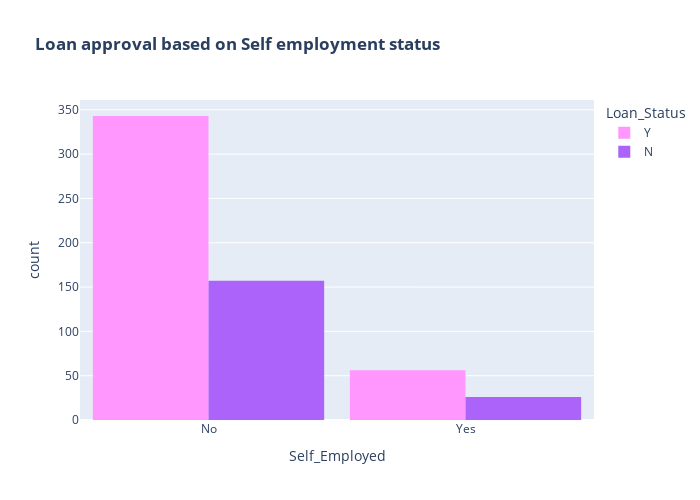

This figure's notebook cell:
### Code cell
color_map = {"Y": "#FF97FF", "N": "#AB63FA"}
fig = px.histogram(train, x="Self_Employed", color="Loan_Status", barmode="group", title="<b>Loan approval based on Self employment status</b>", color_discrete_map=color_map)
fig.update_layout(width=700, height=500, bargap=0.1)
fig.show()

### Figure 1 — Plotly figure (JSON) as saved in the notebook; plotly's stock layout.template omitted (floating-point values rounded to 4 significant figures; data arrays with more than 128 entries replaced by an {"elided": "..."} marker saying what was removed)
{"data": [{"alignmentgroup": "True", "bingroup": "x", "hovertemplate": "Loan_Status=Y<br>Self_Employed=%{x}<br>count=%{y}<extra></extra>", "legendgroup": "Y", "marker": {"color": "#FF97FF"}, "name": "Y", "offsetgroup": "Y", "orientation": "v", "showlegend": true, "type": "histogram", "x": {"elided": "422 str values"}, "xaxis": "x", "yaxis": "y"}, {"alignmentgroup": "True", "bingroup": "x", "hovertemplate": "Loan_Status=N<br>Self_Employed=%{x}<br>count=%{y}<extra></extra>", "legendgroup": "N", "marker": {"color": "#AB63FA"}, "name": "N", "offsetgroup": "N", "orientation": "v", "showlegend": true, "type": "histogram", "x": {"elided": "192 str values"}, "xaxis": "x", "yaxis": "y"}], "layout": {"bargap": 0.1, "barmode": "group", "height": 500, "legend": {"title": {"text": "Loan_Status"}, "tracegroupgap": 0}, "title": {"text": "<b>Loan approval based on Self employment status</b>"}, "width": 700, "xaxis": {"anchor": "y", "domain": [0, 1], "title": {"text": "Self_Employed"}}, "yaxis": {"anchor": "x", "domain": [0, 1], "title": {"text": "count"}}}}
